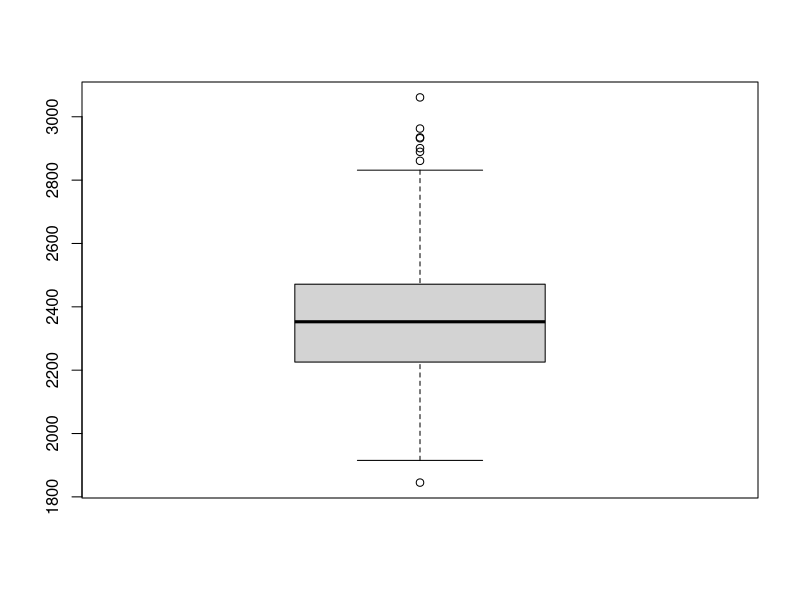

The R source for this figure:
# Author: Matt Williams
# Version: 2/6/2022

data <- read.csv("CarDepreciation.csv", header = TRUE)
#mean(data$Depreciation)
#sd(data$Depreciation)


n_samples = 1000

means = vector("numeric", length = n_samples)


for(i in 1:n_samples)
{
  sample <- sample(data$Depreciation, size = length(data$Depreciation), replace = TRUE)

  means[i] = mean(sample)
}


boxplot(means)
sd(means)




